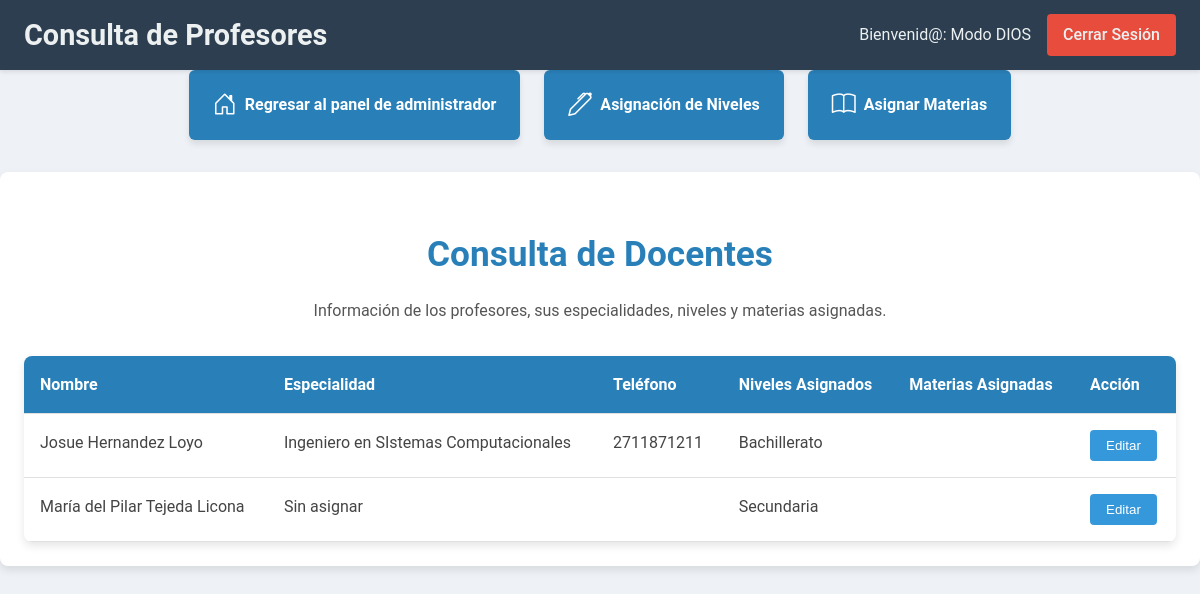
The app's page /administrador/consulta_profesores.php (signed in) with its own data.
### tables this page shows
CREATE TABLE `profesores` (
  `profesor_id` int(11) NOT NULL,
  `usuario_id` int(11) NOT NULL,
  `especialidad` varchar(100) DEFAULT NULL,
  `telefono` varchar(15) DEFAULT NULL,
  `nivel_id` int(11) NOT NULL,
  `foto` varchar(255) DEFAULT NULL
);

CREATE TABLE `usuarios` (
  `usuario_id` int(11) NOT NULL,
  `nombre` varchar(100) NOT NULL,
  `correo` varchar(100) NOT NULL,
  `contrasena` varchar(255) NOT NULL,
  `rol_id` int(11) DEFAULT NULL,
  `fecha_creacion` timestamp NOT NULL DEFAULT current_timestamp()
);

### administrador/consulta_profesores.php (the view, shortened to what this page needs)
<?php
include('../db.php');
$query_profesores = "
    SELECT
        p.profesor_id,
        u.nombre,
        p.especialidad,
        p.telefono,
        GROUP_CONCAT(DISTINCT n.nivel_nombre ORDER BY n.nivel_nombre ASC) AS niveles,
        GROUP_CONCAT(DISTINCT CONCAT(n.nivel_nombre, ': ', m.nombre) ORDER BY n.nivel_nombre, m.nombre SEPARATOR '|') AS materias
    FROM profesores p
    JOIN usuarios u ON p.usuario_id = u.usuario_id
    LEFT JOIN profesor_nivel pn ON p.profesor_id = pn.profesor_id
    LEFT JOIN niveles n ON pn.nivel_id = n.nivel_id
    LEFT JOIN profesor_materia pm ON p.profesor_id = pm.profesor_id
    LEFT JOIN materias m ON pm.materia_id = m.materia_id AND m.nivel_id = n.nivel_id
    GROUP BY p.profesor_id";
$stmt_profesores = $pdo->query($query_profesores);
$result_profesores = $stmt_profesores->fetchAll(PDO::FETCH_ASSOC);
?>
<!DOCTYPE html>
<html lang="es">
<head>
    <link rel="stylesheet" href="css/consulta_profesores.css">
    <link href="https://cdn.jsdelivr.net/npm/bootstrap-icons/font/bootstrap-icons.css" rel="stylesheet">
</head>
<body>
    <header class="navbar">
        <div class="navbar-container">
            <h1>Consulta de Profesores</h1>
            <div class="navbar-right">
                <span>Bienvenid@: <?php echo htmlspecialchars($_SESSION['nombre'] ?? ''); ?></span>
                <a href="../logout.php" class="logout-button">Cerrar Sesión</a>
            </div>
        </div>
    </header>
    <div class="button-container">
        <a href="administrador_dashboard.php" class="control-button">
            <i class="bi bi-house-door"></i>
            <span>Regresar al panel de administrador</span>
        </a>
        <a href="asignar_niveles.php" class="control-button">
            <i class="bi bi-pen"></i>
            <span>Asignación de Niveles</span>
        </a>
        <a href="asignar_materias.php" class="control-button">
            <i class="bi bi-book"></i>
            <span>Asignar Materias</span>
        </a>
    </div>
    <main class="main-container">
        <section class="welcome-section">
            <h2>Consulta de Docentes</h2>
            <p>Información de los profesores, sus especialidades, niveles y materias asignadas.</p>
        </section>
        <table>
            <thead>
                <tr>
                    <th>Nombre</th>
                    <th>Especialidad</th>
                    <th>Teléfono</th>
                    <th>Niveles Asignados</th>
                    <th>Materias Asignadas</th>
                    <th>Acción</th>
                </tr>
            </thead>
            <tbody>
                <?php foreach ($result_profesores as $profesor): ?>
                    <tr>
                        <td><?php echo htmlspecialchars($profesor['nombre'] ?? ''); ?></td>
                        <td><?php echo htmlspecialchars($profesor['especialidad'] ?? ''); ?></td>
                        <td><?php echo htmlspecialchars($profesor['telefono'] ?? ''); ?></td>
                        <td><?php echo htmlspecialchars($profesor['niveles'] ?? ''); ?></td>
                        <td>
                            <?php
                            $materias_por_nivel = explode('|', $profesor['materias'] ?? '');
                            foreach ($materias_por_nivel as $materia_nivel) {
                                echo htmlspecialchars($materia_nivel) . '<br>';
                            }
                            ?>
                        </td>
                        <td>
                            <button class="edit-btn"
                                    data-profesor-id="<?php echo htmlspecialchars($profesor['profesor_id'] ?? ''); ?>"
                                    data-nombre="<?php echo htmlspecialchars($profesor['nombre'] ?? ''); ?>"
                                    data-especialidad="<?php echo htmlspecialchars($profesor['especialidad'] ?? ''); ?>"
                                    data-telefono="<?php echo htmlspecialchars($profesor['telefono'] ?? ''); ?>">
                                Editar
                            </button>
                        </td>
                    </tr>
                <?php endforeach; ?>
            </tbody>
        </table>
    </main>
</body>
</html>

### administrador/CSS/consulta_profesores.css (style rules this page uses)
body { margin: 0; padding: 0; font-family: 'Roboto', sans-serif; background-color: #eef2f6; color: #444; line-height: 1.6; }
.navbar { background-color: #2c3e50; color: #ecf0f1; padding: 0.75rem 1.5rem; box-shadow: 0 2px 4px rgba(0, 0, 0, 0.1); position: sticky; top: 0; z-index: 1000; }
.navbar-container { display: flex; justify-content: space-between; align-items: center; max-width: 1200px; margin: 0 auto; }
.navbar h1 { margin: 0; font-size: 1.8rem; font-weight: bold; color: #ecf0f1; }
.navbar-right { display: flex; align-items: center; }
.navbar-right span { margin-right: 1rem; font-size: 1rem; }
.logout-button { text-decoration: none; color: #ecf0f1; background-color: #e74c3c; padding: 0.5rem 1rem; border-radius: 4px; font-weight: 500; border: none; transition: background-color 0.3s ease; cursor: pointer; }
.main-container { max-width: 1200px; margin: 2rem auto; padding: 1.5rem; background-color: #ffffff; border-radius: 8px; box-shadow: 0 4px 8px rgba(0, 0, 0, 0.1); }
.welcome-section { text-align: center; margin-bottom: 2rem; }
.welcome-section h2 { font-size: 2.2rem; margin-bottom: 0.5rem; color: #2980b9; }
.welcome-section p { font-size: 1rem; color: #555; }
.button-container { display: flex; justify-content: center; gap: 1.5rem; margin-bottom: 2rem; }
.control-button { text-decoration: none; background-color: #2980b9; color: #ffffff; padding: 1rem 1.5rem; text-align: center; border-radius: 6px; box-shadow: 0 4px 6px rgba(0, 0, 0, 0.1); font-size: 1rem; font-weight: 500; transition: transform 0.3s ease, background-color 0.3s ease; display: flex; align-items: center; gap: 0.5rem; }
.control-button i { font-size: 1.5rem; }
.control-button span { font-size: 1rem; font-weight: bold; }
table { width: 100%; border-collapse: collapse; margin-top: 1.5rem; background-color: #ffffff; border-radius: 8px; overflow: hidden; box-shadow: 0 4px 8px rgba(0, 0, 0, 0.1); }
table th, table td { padding: 1rem; text-align: left; border-bottom: 1px solid #e0e0e0; }
table th { background-color: #2980b9; color: #ffffff; font-weight: bold; }
table td { vertical-align: top; }
.edit-btn { background-color: #3498db; color: #ffffff; border: none; padding: 0.5rem 1rem; border-radius: 4px; cursor: pointer; transition: background-color 0.3s ease; }

### records on screen
profesores: usuario.nombre "Josue Hernandez Loyo", especialidad "Ingeniero en SIstemas Computacionales", telefono "2711871211", niveles "Bachillerato"
profesores: usuario.nombre "María del Pilar Tejeda Licona", especialidad "Sin asignar", niveles "Secundaria"

### other values on screen
$_SESSION['nombre'] "Modo DIOS"
